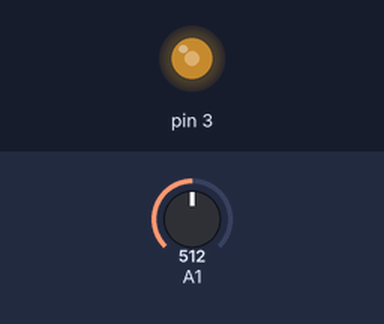
The sketch below on a simulated Arduino Uno, built with avr-gcc and run on an emulated ATmega328P. Shown: output pins drawn as LEDs (lit = HIGH). The test bench sets the inputs (shaded band); at power-on: A1 = 512.

Above: at 1.2 s.
1.3 s: A1 set to 716
At 2.1 s:
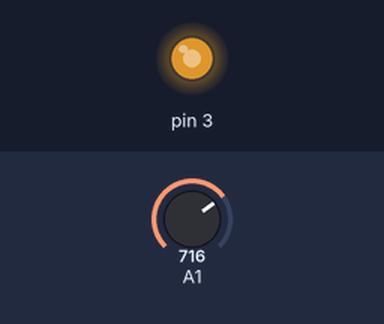
2.8 s: A1 set to 900
At 3.2 s:
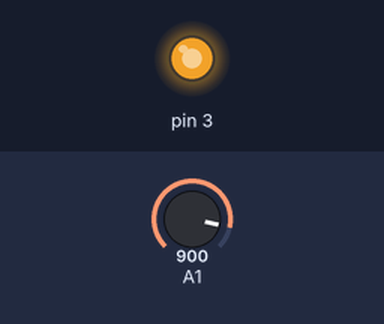
4.3 s: A1 set to 122
At 5.5 s:
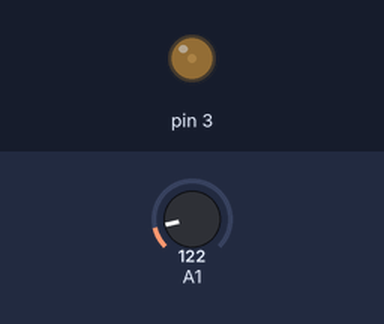
5.8 s: A1 set to 0
At 6.7 s:
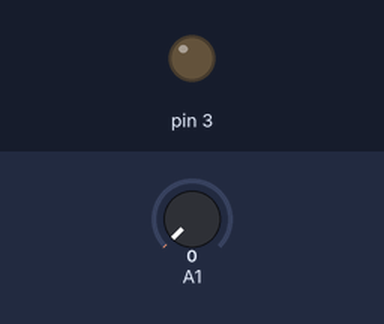
Timing chart, 0 to 8.3 s (numbered marks = the images above; inputs shaded):
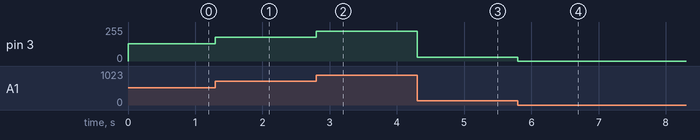

The sketch:

exp_2a.ino
```cpp
float ip;
float op;

void setup()
{
  pinMode(3, OUTPUT);
  pinMode(A1, INPUT);
  Serial.begin(9600);
}

void loop()
{
  ip = analogRead(A1);
  op = ip/4;

  analogWrite(3,op);

}
```

Measured:
- after the input at 1.3 s, pin 3: 128/255 → 179/255 at once
- after the input at 2.8 s, pin 3: 179/255 → 225/255 at once
- after the input at 4.3 s, pin 3: 225/255 → 30/255 at once
- after the input at 5.8 s, pin 3: 30/255 → 0/255 at once
